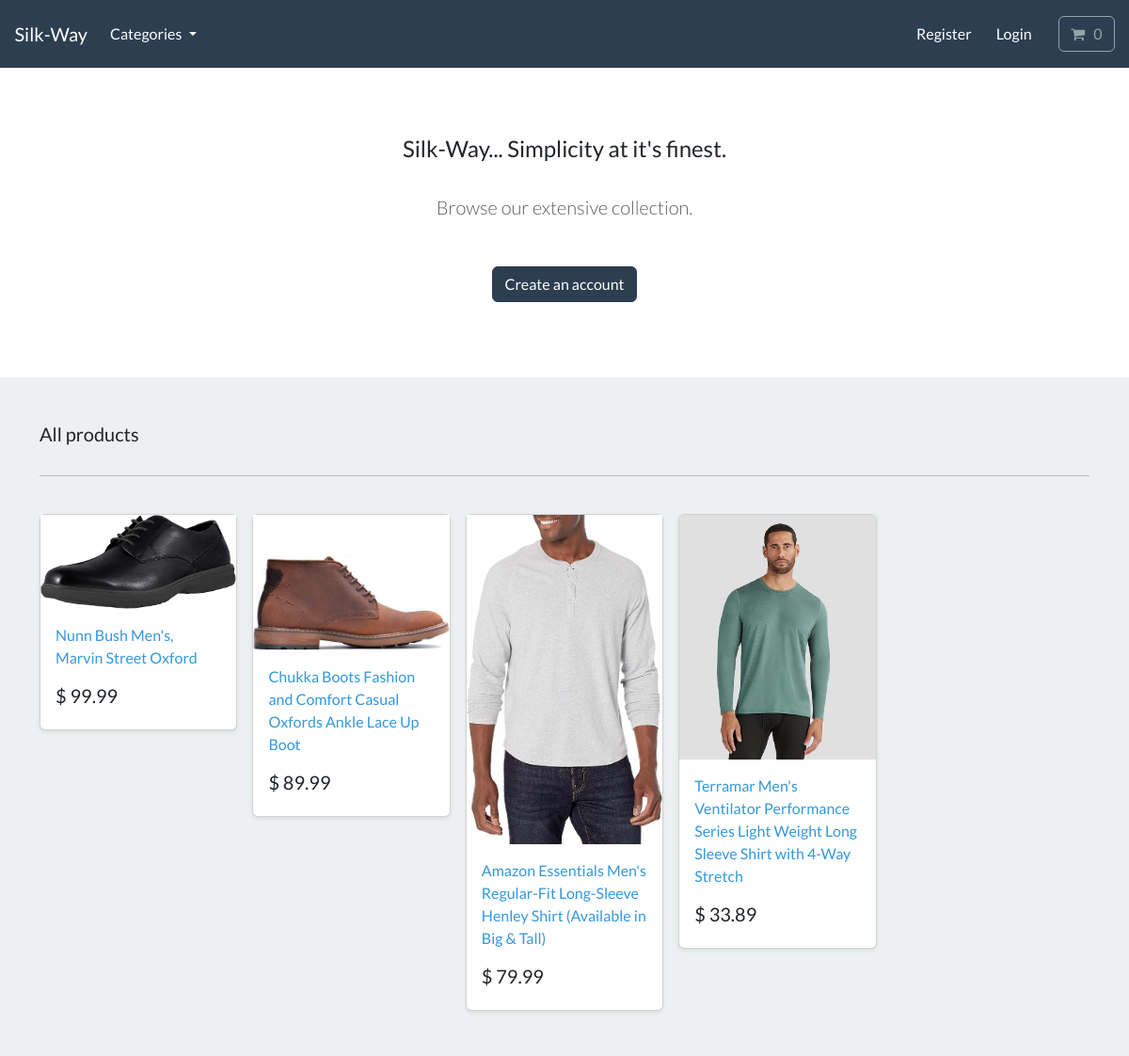
/, run on an earlier commit of the app's database.
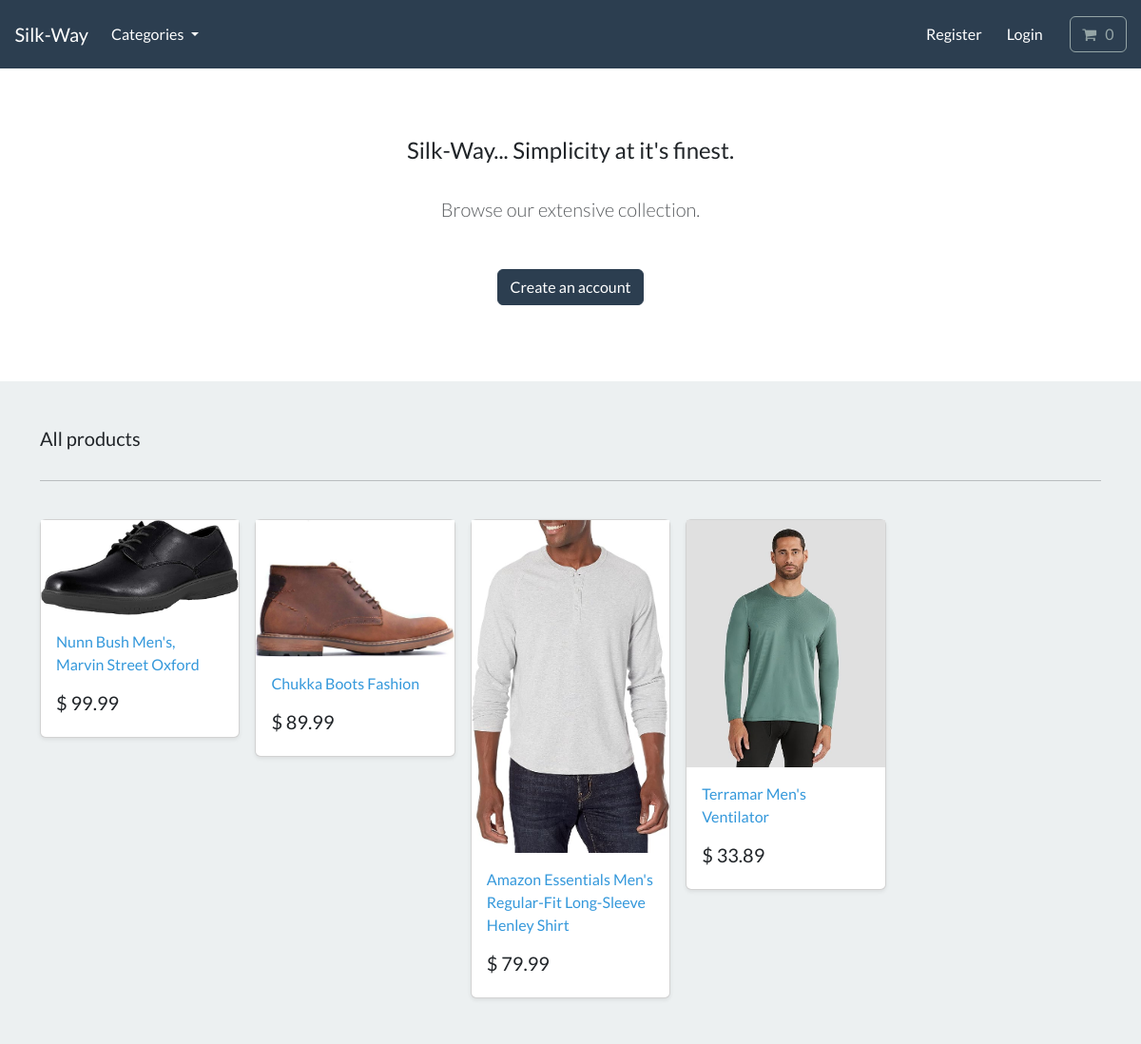
And on a later commit of the database.
### store/models.py (models this page shows, shortened)
class Product(models.Model):
    category = models.ForeignKey(Category, related_name='product', on_delete=models.CASCADE, null=True)
    title = models.CharField(max_length=250)
    brand = models.CharField(max_length=250, default='un-branded')
    description = models.TextField(blank=True)
    slug = models.SlugField(max_length=255)
    price = models.DecimalField(max_digits=8, decimal_places=2)
    image = models.ImageField(upload_to='images/')
    class Meta:
        verbose_name_plural = 'products'
    def get_absolute_url(self):
        return reverse('product_info', args=[self.slug])

### store/views.py (the view)
# urls.py: path('', include('store.urls')),
def store(request):
    all_products = Product.objects.all()
    context = {"all_products":all_products}
    return render(request, 'store/store.html', context)

### cart/cart.py (called while the page is built)
    def __len__(self):
        return sum(item['qty'] for item in self.cart.values())

### cart/context_processors.py (called while the page is built)
def cart(request):
    return {'cart': Cart(request)}

### store/models.py (called while the page is built)
    def get_absolute_url(self):
        return reverse('list_category', args=[self.slug])

### store/views.py (called while the page is built)
def categories(request):
    all_categories = Category.objects.all()
    return {"all_categories": all_categories}

### store/templates/store/store.html
{% extends "./base.html" %}
{% load static %}
{% block content %}
    <section class="py-4 text-center container">
        <div class="row py-lg-5">
            <div class="col-lg-6 col-md-8 mx-auto">
                <h4> Silk-Way... Simplicity at it's finest. </h4>
                <br>
                <p class="lead text-muted">
                Browse our extensive collection.
                </p>
                <br>
                <a href="#" class="btn btn-primary my-2"> Create an account </a>
            </div>
        </div>
    </section>
       <div class="album py-5 bg-light">
        <div class="container">
          <div class="pb-3 h5"> All products </div>
          <hr>
          <br>
          <div class="row row-cols-1 row-cols-sm-2 row-cols-md-5 g-3">
            {% for product in all_products %}
              <div class="col">
                <div class="card shadow-sm">
                  <img class="img-fluid" alt="Responsive image" src="{{product.image.url}}">
                  <div class="card-body">
                    <p class="card-text">
                      <a class="text-info text-decoration-none" href="{{product.get_absolute_url}}"> {{ product.title | capfirst }} </a>
                    </p>
                    <div class="d-flex justify-content-between align-items-center">
                      <h5> $ {{ product.price }} </h5>
                    </div>
                  </div>
                </div>
              </div>
            {% endfor %}
          </div>
        </div>
      </div>
{% endblock %}

What changed in the data, as far as the page shows it:
changed Product: title "Chukka Boots Fashion and Comfort Casual Oxfords Ankle Lace Up Boot" → "Chukka Boots Fashion"
changed Product: title "Amazon Essentials Men's Regular-Fit Long-Sleeve Henley Shirt (Available in Big & Tall)" → "Amazon Essentials Men's Regular-Fit Long-Sleeve Henley Shirt"
changed Product: title "Terramar Men's Ventilator Performance Series Light Weight Long Sleeve Shirt with 4-Way Stretch" → "Terramar Men's Ventilator"
